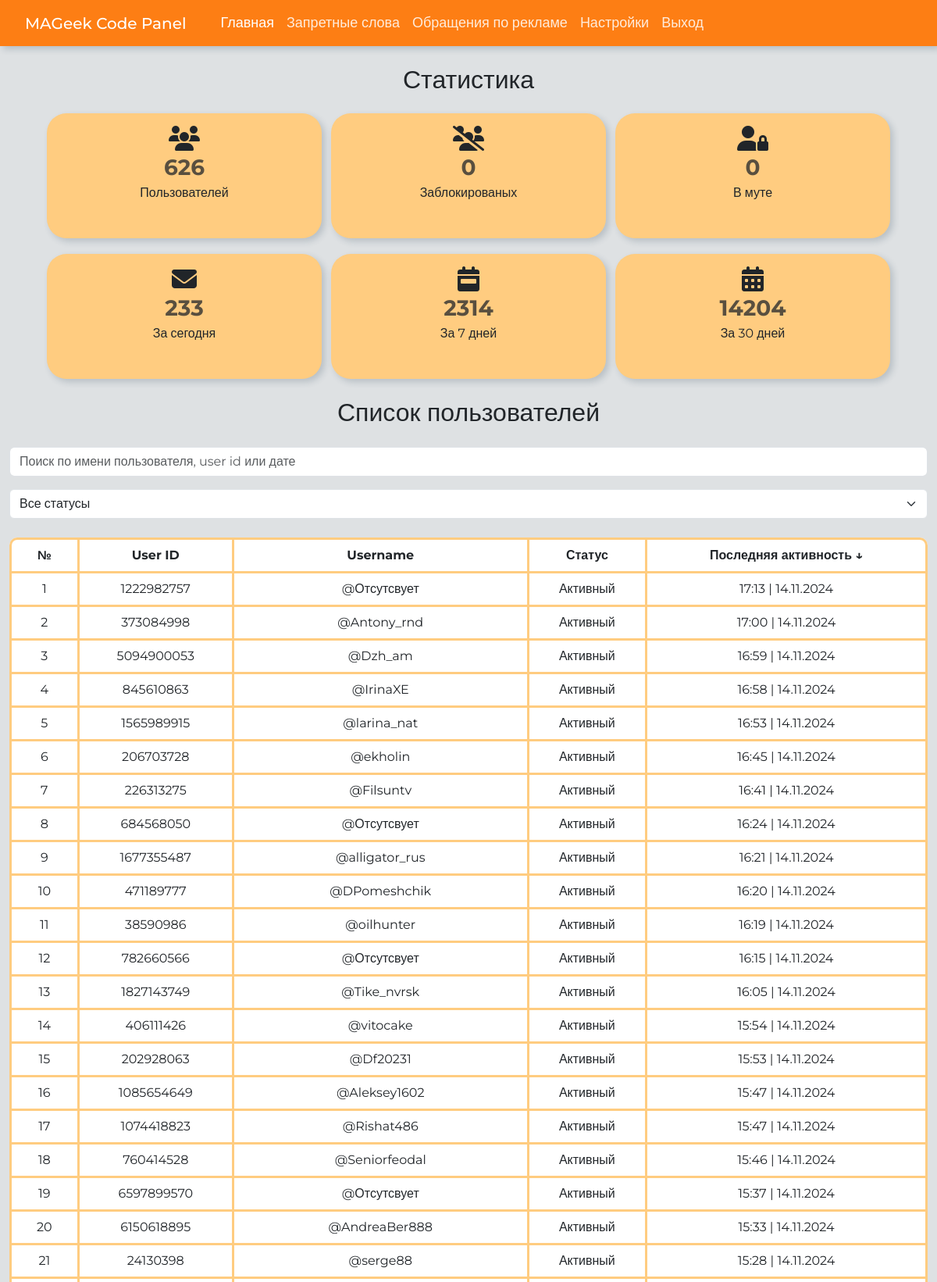
Screenshot of /index (signed in, upper part) with the database file from the repository.
### db/models.py (models this page shows)
class BaseModel(Model):
    class Meta:
        database = db

class Statistics(BaseModel):
    one_day = IntegerField(default=0)
    seven_day = IntegerField(default=0)
    thirty_day = IntegerField(default=0)

class User(BaseModel):
    user_id = IntegerField(unique=True)
    username = TextField()
    number_of_messages = IntegerField()
    status = TextField()
    last_activity = TextField()
    warnings = IntegerField()

### app/app.py (the view)
@app.route('/')
@app.route('/index', methods=["POST", "GET"])
@login_required
def index():
    search = request.args.get('search', '')
    sort = request.args.get('sort', 'desc')
    status_filter = request.args.get('status', '')
    users = get_all_users(search, status_filter)
    if sort == "asc":
        users = sorted(users, key=lambda user: datetime.strptime(
            user.last_activity, "%H:%M | %d.%m.%Y"), reverse=False)
    else:
        users = sorted(users, key=lambda user: datetime.strptime(
            user.last_activity, "%H:%M | %d.%m.%Y"), reverse=True)
    active = get_active_users_count()
    blocked = get_blocked_users_count()
    muted = get_muted_users_count()
    statistics = get_statistics()
    return render_template("index.html", users=users, active=active, blocked=blocked, muted=muted, statistics=statistics)

### app/app.py (called while the page is built)
@login_manager.user_loader
def load_user(user_id):
    return get_admin_by_id(user_id)

### db/db_queries.py (called while the page is built)
def get_all_users(search=None, status=None):
    query = User.select()
    if search:
        query = query.where(
            (User.username.ilike(f'%{search}%')) |
            (User.last_activity.ilike(f'%{search}%')) |
            (User.user_id.ilike(f'%{search}%'))
        )
    if status:
        query = query.where(User.status == status)
    return query

def get_active_users_count():
    return User.select().where(User.status == "Активный").count()

def get_muted_users_count():
    return User.select().where(User.status == "В муте").count()

def get_blocked_users_count():
    return User.select().where(User.status == "Заблокирован").count()

def get_statistics():
    statistics, created = Statistics.get_or_create(id=1)
    return statistics

def get_admin_by_id(id):
    user = Admin.get_or_none(Admin.id == id)
    return user

### app/templates/index.html (shortened to what this page needs)
{% extends "base.html" %} {% block content %}
<h2 class="mb-4 text-center">Статистика</h2>
<div class="row row-cols-1 row-cols-lg-3 px-lg-5 gy-1 gx-4 d-flex justify-content-center align-items-center mb-1"
  style="margin-right: 0px">
  <div class="col">
    <div class="card mb-3 h-80 card-resize p-3">
      <div class="card-icon">
        <i class="fa-solid fa-users m-auto"></i>
      </div>
      <div class="card-info">
        <div class="d-flex align-items-center m-auto">
          <p class="card-text text-muted fs-3 fw-bold">{{ active }}</p>
        </div>
      </div>
      <div class="card-title text-center">Пользователей</div>
    </div>
  </div>
  <div class="col">
    <div class="card mb-3 h-80 card-resize p-3">
      <div class="card-icon">
        <i class="fa-solid fa-users-slash m-auto"></i>
      </div>
      <div class="card-info">
        <div class="d-flex align-items-center m-auto">
          <p class="card-text text-muted fs-3 fw-bold">{{ blocked }}</p>
        </div>
      </div>
      <div class="card-title text-center">Заблокированых</div>
    </div>
  </div>
  <div class="col">
    <div class="card mb-3 h-80 card-resize p-3">
      <div class="card-icon">
        <i class="fa-solid fa-user-lock m-auto"></i>
      </div>
      <div class="card-info">
        <div class="d-flex align-items-center m-auto">
          <p class="card-text text-muted fs-3 fw-bold">{{ muted }}</p>
        </div>
      </div>
      <div class="card-title text-center">В муте</div>
    </div>
  </div>
  <div class="col">
    <div class="card mb-3 h-80 card-resize p-3">
      <div class="card-icon">
        <i class="fas fa-envelope"></i>
      </div>
      <div class="card-info">
        <div class="d-flex align-items-center m-auto">
          <p class="card-text text-muted fs-3 fw-bold">{{ statistics.one_day }}</p>
        </div>
      </div>
      <div class="card-title text-center">За сегодня</div>
    </div>
  </div>
  <div class="col">
    <div class="card mb-3 h-80 card-resize p-3">
      <div class="card-icon">
        <i class="fas fa-calendar-week"></i>
      </div>
      <div class="card-info">
        <div class="d-flex align-items-center m-auto">
          <p class="card-text text-muted fs-3 fw-bold">{{ statistics.seven_day }}</p>
        </div>
      </div>
      <div class="card-title text-center">За 7 дней</div>
    </div>
  </div>
  <div class="col">
    <div class="card mb-3 h-80 card-resize p-3">
      <div class="card-icon">
        <i class="fas fa-calendar-alt"></i>
      </div>
      <div class="card-info">
        <div class="d-flex align-items-center m-auto">
          <p class="card-text text-muted fs-3 fw-bold">{{ statistics.thirty_day }}</p>
        </div>
      </div>
      <div class="card-title text-center">За 30 дней</div>
    </div>
  </div>
</div>
<div class="row justify-content-center mt-2">
  <h2 class="mb-4 text-center">Список пользователей</h2>
  <form id="search-form" method="get" action="{{ url_for('index') }}" class="mb-4">
    <div class="input-group mb-3">
      <input type="text" id="search-input" class="form-control" name="search"
             placeholder="Поиск по имени пользователя, user id или дате"
             value="{{ request.args.get('search', '') }}" />
    </div>
    <div class="input-group">
      <select id="status-select" class="form-select" name="status">
        <option value="">Все статусы</option>
      </select>
    </div>
  </form>
  <div class="table-responsive">
    <table class="table table-bordered text-center">
      <thead class="thead-dark">
        <tr>
          <th>№</th>
          <th>User ID</th>
          <th>Username</th>
          <th>Статус</th>
          <th id="last-activity-header" data-sort-order="" style="cursor: pointer">
          </th>
        </tr>
      </thead>
      <tbody id="users-table-body">
        {% for user in users %}
        <tr onclick="window.location='{{ url_for('user_info', user_id=user.user_id) }}';" style="cursor: pointer;">
          <td>{{ loop.index }}</td>
          <td>{{ user.user_id }}</td>
          <td>@{{ user.username }}</td>
          <td>{{ user.status }}</td>
          <td>{{ user.last_activity }}</td>
        </tr>
        {% endfor %}
      </tbody>
    </table>
  </div>
</div>
{% endblock %}

### app/static/css/style.css (style rules this page uses)
:root { --color-orange-700: #d75d00; --color-orange-600: #ff9a4d; --color-orange-500: #ffa64d; --color-orange-450: #ffb84d; --color-orange-400: #ffcc80; --color-orange-300: #ffd699; --color-orange-200: #ffe0b3; --color-orange-100: #ffecd9; --color-orange-50: #fff5eb; --c-gray-900: #000000; --c-gray-850: #1a1a1a; --c-gray-800: #1f1f1f; --c-gray-700: #2e2e2e; --c-gray-600: #313131; --c-gray-550: #343434; --c-gray-525: #434242; --c-gray-500: #969593; --c-gray-400: #a6a6a6; --c-gray-300: #bdbbb7; --c-gray-200: #e2e2e1; --c-gray-100: #ffffff; --color-white-100: #fff; --color-white-200: #ffffffd9; --color-black-900: #000000; --bg-input-color: #f2f2f2; --bg-color: #dee1e3; --border-radius-10: 10px; --border-radius-8: 8px; --border-radius-button: 6px; }
html { font-family: "Montserrat", sans-serif; scroll-behavior: auto; }
body { height: 100%; margin: 0; font-family: "Montserrat", sans-serif; background-color: var(--bg-color); width: 100%; }
.card-icon { height: 32px; display: flex; align-items: center; justify-content: center; vertical-align: middle; }
.card-info { height: 42px; display: flex; align-items: center; }
.card, #downloadexcel { border: none; box-shadow: 4px 4px 8px 0px rgba(34, 60, 80, 0.2); border-radius: 25px; }
i { font-size: 2em; }
.card-resize { transition: all 0.1s ease-out; }
.col { padding-right: 0px; }
.card { height: 10em; background-color: var(--color-orange-400); }
.table { background-color: var(--color-white-100); border: 3px var(--color-orange-400); border-radius: 10px; border-collapse: separate; border-spacing: 0; }
table { border-collapse: separate; border-spacing: 0; }
th, td { border: solid 1px var(--color-orange-400); border-style: none solid solid none; padding: 10px; }
tr:first-child th:first-child { border-top-left-radius: 10px; }
tr:first-child th:last-child { border-top-right-radius: 10px; }
tr:first-child th { border-top-style: solid; }
tr td:first-child, tr th:first-child { border-left-style: solid; }
.table> :not(caption)>*>* { padding: 0.5rem 0.5rem; color: var(--bs-table-color-state, var(--bs-table-color-type, var(--bs-table-color))); background-color: transparent; border-bottom-width: 3px; border-top-width: 3px; border-left-width: 3px; border-right-width: 3px; box-shadow: inset 0 0 0 9999px var(--bs-table-bg-state, var(--bs-table-bg-type, var(--bs-table-accent-bg))); }
.input-group { min-width: 500px }

### rows the page displays
Statistics: one_day "233", seven_day "2314", thirty_day "14204"
User: user_id "1222982757", username "Отсутсвует", status "Активный", last_activity "17:13 | 14.11.2024"
User: user_id "373084998", username "Antony_rnd", status "Активный", last_activity "17:00 | 14.11.2024"
User: user_id "5094900053", username "Dzh_am", status "Активный", last_activity "16:59 | 14.11.2024"
User: user_id "845610863", username "IrinaXE", status "Активный", last_activity "16:58 | 14.11.2024"
User: user_id "1565989915", username "larina_nat", status "Активный", last_activity "16:53 | 14.11.2024"
User: user_id "206703728", username "ekholin", status "Активный", last_activity "16:45 | 14.11.2024"
User: user_id "226313275", username "Filsuntv", status "Активный", last_activity "16:41 | 14.11.2024"
User: user_id "684568050", username "Отсутсвует", status "Активный", last_activity "16:24 | 14.11.2024"
User: user_id "1677355487", username "alligator_rus", status "Активный", last_activity "16:21 | 14.11.2024"
User: user_id "471189777", username "DPomeshchik", status "Активный", last_activity "16:20 | 14.11.2024"
User: user_id "38590986", username "oilhunter", status "Активный", last_activity "16:19 | 14.11.2024"
User: user_id "782660566", username "Отсутсвует", status "Активный", last_activity "16:15 | 14.11.2024"
User: user_id "1827143749", username "Tike_nvrsk", status "Активный", last_activity "16:05 | 14.11.2024"
User: user_id "406111426", username "vitocake", status "Активный", last_activity "15:54 | 14.11.2024"
User: user_id "202928063", username "Df20231", status "Активный", last_activity "15:53 | 14.11.2024"
User: user_id "1085654649", username "Aleksey1602", status "Активный", last_activity "15:47 | 14.11.2024"
User: user_id "1074418823", username "Rishat486", status "Активный", last_activity "15:47 | 14.11.2024"
User: user_id "760414528", username "Seniorfeodal", status "Активный", last_activity "15:46 | 14.11.2024"
User: user_id "6597899570", username "Отсутсвует", status "Активный", last_activity "15:37 | 14.11.2024"
User: user_id "6150618895", username "AndreaBer888", status "Активный", last_activity "15:33 | 14.11.2024"
User: user_id "24130398", username "serge88", status "Активный", last_activity "15:28 | 14.11.2024"

### other values shown
{{ active }} "626"
{{ blocked }} "0"
{{ muted }} "0"
